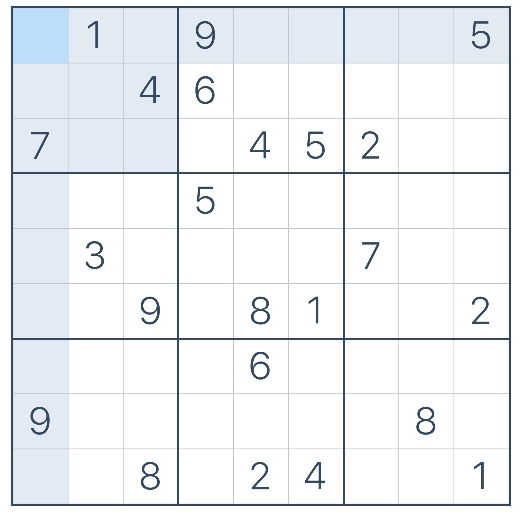
#> input picture Sudoku/board/example.png, 521 x 521 px
$ jupyter execute qqq.ipynb
#> lines starting #> are read from the running program, lines starting #| are printed output that depends on the picture; after the words box and inside, x2 and y2 are one past the last pixel; in counts of white or black regions, pixels touching at a corner belong together
[cell 1]
import cv2
import os
import numpy as np
import tensorflow as tf
import matplotlib.pyplot as plt

[cell 2]
image = cv2.imread("./board/example.png")
#> image is the input picture: shape (521, 521, 3); mean B, G, R 244.7, 241.5, 238.3
gray_image = cv2.cvtColor(image, cv2.COLOR_BGR2GRAY)
_, binary_image = cv2.threshold(gray_image, 127, 255, cv2.THRESH_BINARY_INV)
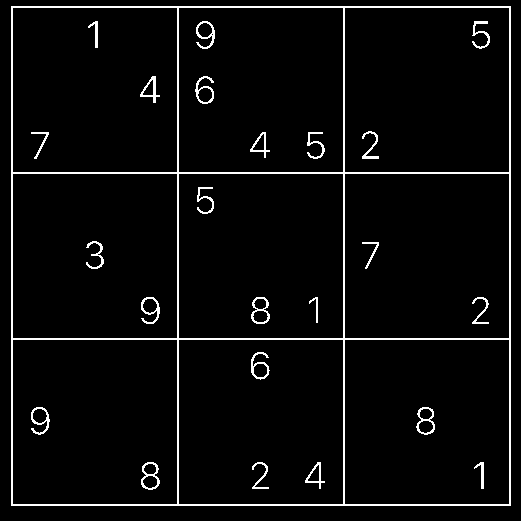
#> binary_image: shape (521, 521); 4.1% white in thin lines or dots

# 裁掉边框外的无用像素
blurred_image = cv2.GaussianBlur(binary_image, (5, 5), 0)
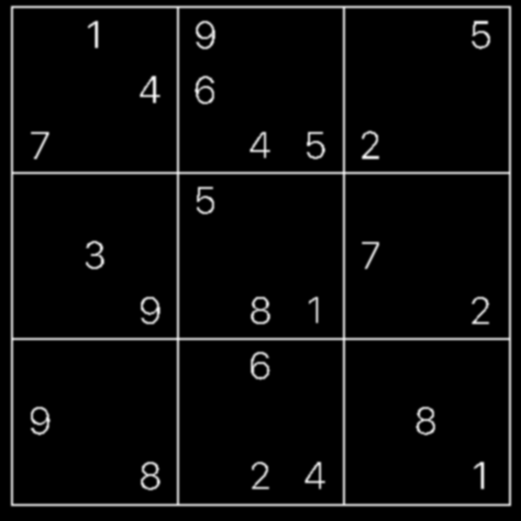
#> blurred_image: shape (521, 521); min 0, max 250, mean 10.6
edged_image = cv2.Canny(blurred_image, 30, 150)
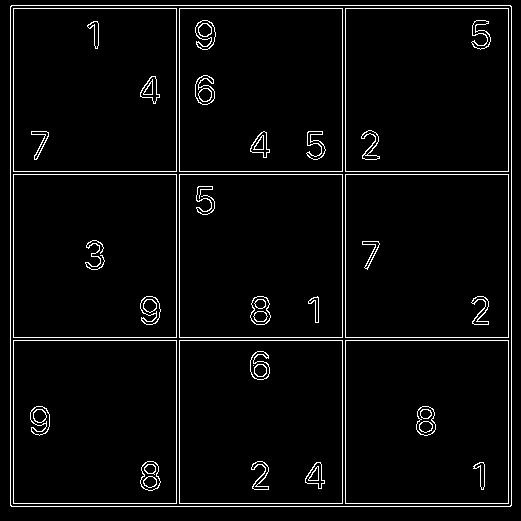
#> edged_image: shape (521, 521); 4.1% white in thin lines or dots
contours, _ = cv2.findContours(edged_image.copy(), cv2.RETR_EXTERNAL, cv2.CHAIN_APPROX_SIMPLE)
#> contours = 1 item
largest_contour = max(contours, key=cv2.contourArea)
#> largest_contour = [[11, 5], [10, 6], [10, 505], [11, 506], [510, 506], [511, 505], [511, 6], [510, 5]]
column, row, width, height = cv2.boundingRect(largest_contour)
#> column = 10; row = 5; width = 502; height = 502
binary_image = binary_image[row : row + height, column : column + width]
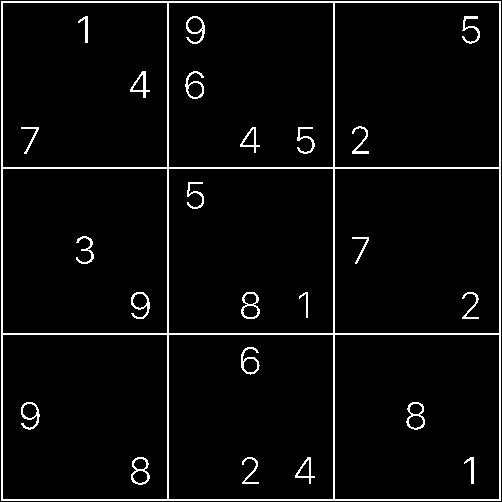
#> binary_image: shape (502, 502); 4.5% white in thin lines or dots
box_size = height // 9
#> box_size = 55

# 获取线条
lines = cv2.HoughLinesP(binary_image, 1, np.pi / 180, threshold=100, minLineLength=5, maxLineGap=10)
#> lines = 16 rows, first 6: [168, 500, 168, 1], [1, 2, 500, 2], [1, 167, 500, 167], [1, 500, 500, 500], [1, 1, 500, 1], [1, 168, 500, 168]
# 在原图上绘制抹去检测到的线条
for line in lines:
    x1, y1, x2, y2 = line[0]
    cv2.line(binary_image, (x1, y1), (x2, y2), 0, 5)
#> this loop made 16 passes
#> (x1, y1, x2, y2) on passes 1 to 12: (168, 500, 168, 1), (1, 2, 500, 2), (1, 167, 500, 167), (1, 500, 500, 500), (1, 1, 500, 1), (1, 168, 500, 168), (333, 499, 333, 3), (167, 499, 167, 3), (1, 334, 500, 334), (1, 333, 500, 333), (500, 499, 500, 3), (499, 499, 499, 3)
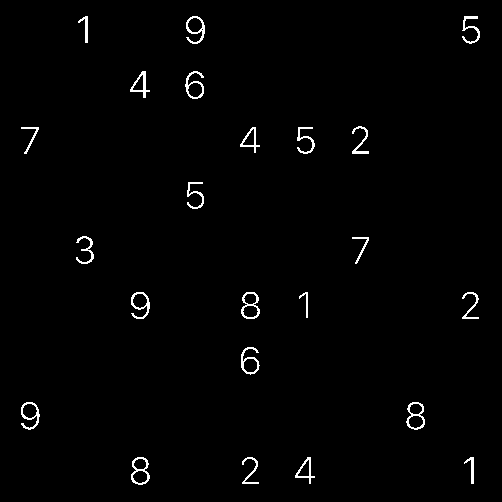
#> binary_image: shape (502, 502); 1.3% white in thin lines or dots, all inside (x1, y1, x2, y2) = (21, 16, 480, 485)

# 检测文字边界并裁剪填入sub_board
sub_boards = np.zeros([9, 9], dtype=object)
blurred_image = cv2.GaussianBlur(binary_image, (5, 5), 0)
#> blurred_image: shape (502, 502)
edged_image = cv2.Canny(blurred_image, 30, 150)
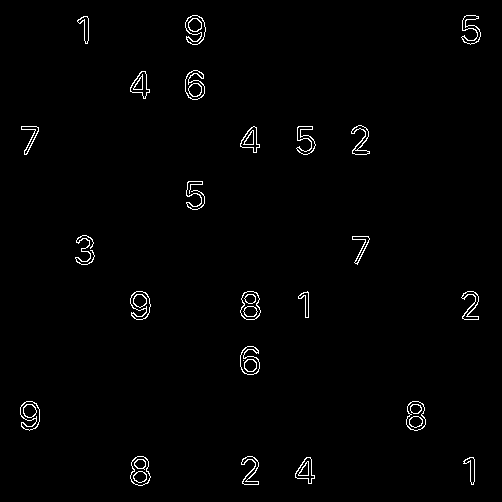
#> edged_image: shape (502, 502); 1.3% white in thin lines or dots, all inside (x1, y1, x2, y2) = (20, 15, 481, 486)
contours, _ = cv2.findContours(edged_image.copy(), cv2.RETR_EXTERNAL, cv2.CHAIN_APPROX_SIMPLE)
#> contours = 23 contours; largest, box (x1, y1, x2, y2) and area: (130, 456, 151, 486) 445, (240, 291, 261, 320) 442, (406, 401, 426, 431) 442, (185, 15, 206, 45) 385, (185, 70, 205, 100) 380
for c in contours:
    column, row, width, height = cv2.boundingRect(c)
    i=row//box_size
    j=column//box_size
    sub_boards[i,j]=cv2.resize(binary_image[row : row + height, column : column + width],(20, 30))
    plt.figure()
    plt.imshow(sub_boards[i,j])
    plt.title(f"{[i,j]}")
#> this loop made 23 passes
#> (column, row, width, height, i, j) on passes 1 to 12: (463, 457, 12, 28, 8, 8), (295, 457, 20, 27, 8, 5), (241, 456, 18, 29, 8, 4), (130, 456, 21, 30, 8, 2), (406, 401, 20, 30, 7, 7), (20, 401, 20, 30, 7, 0), (240, 346, 20, 29, 6, 4), (461, 291, 18, 29, 5, 8), (298, 291, 11, 27, 5, 5), (240, 291, 21, 29, 5, 4), (130, 291, 21, 29, 5, 2), (352, 236, 18, 29, 4, 6)
    #cv2.imwrite(f"{i},{j}.png",sub_boards[i,j])
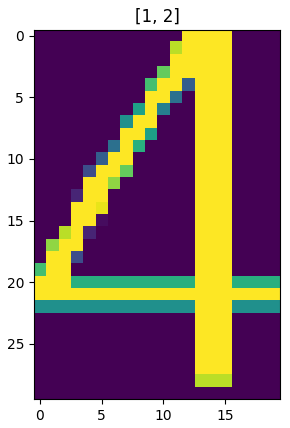
#> figure drawn by matplotlib, 1 panel
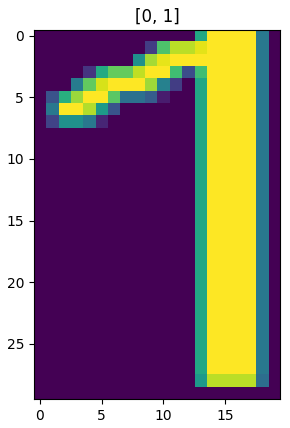
#> figure drawn by matplotlib, 1 panel
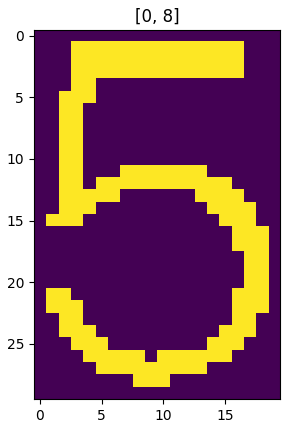
#> figure drawn by matplotlib, 1 panel
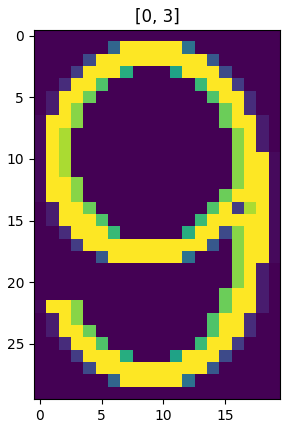
#> figure drawn by matplotlib, 1 panel
